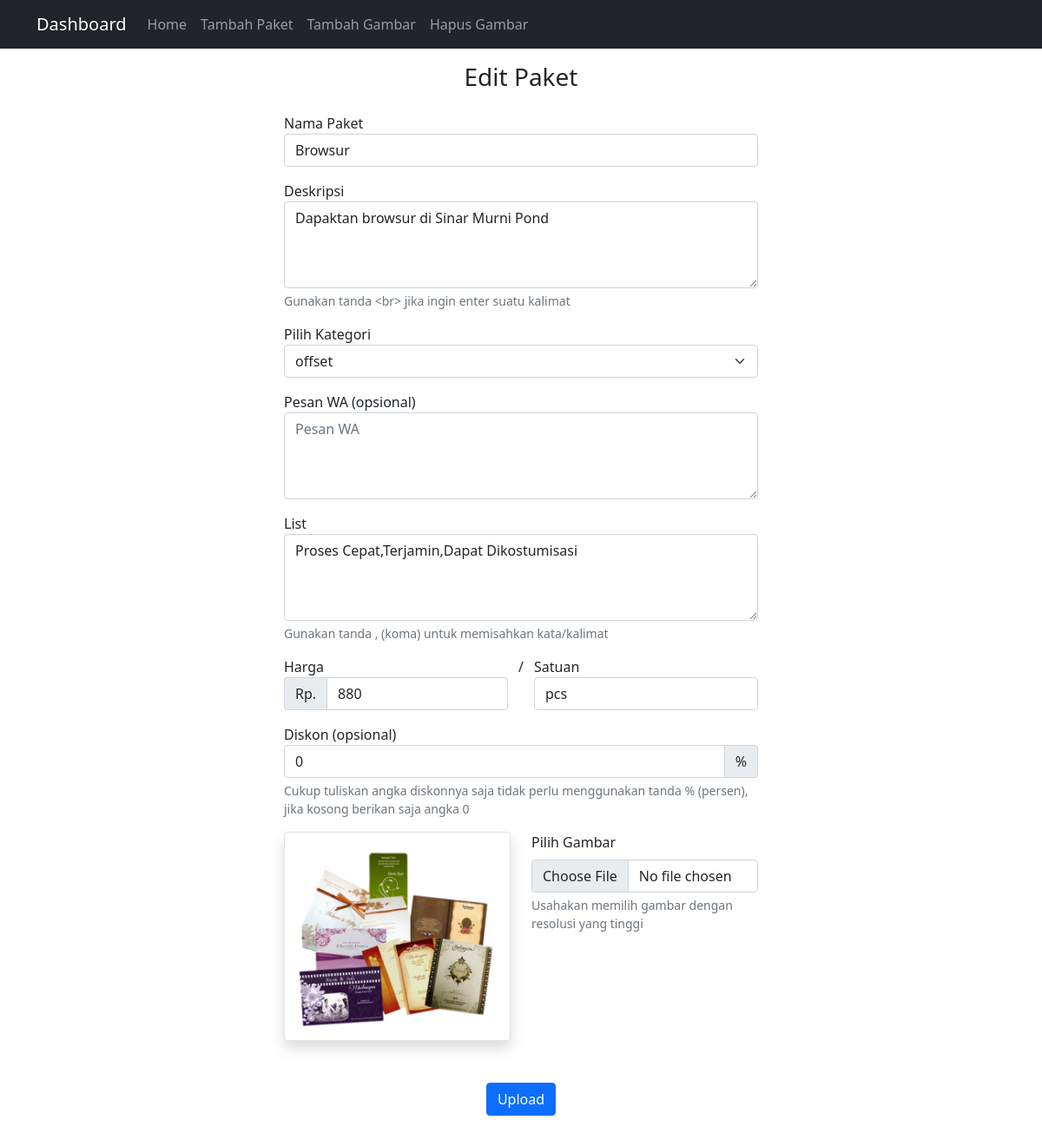
/admin/edit.php?id=12 (signed in), run on the app's committed database.
### tables this page shows
CREATE TABLE `daftarpaket` (
  `id` int(11) NOT NULL,
  `nama` varchar(50) NOT NULL,
  `deskripsi` text NOT NULL,
  `kategori` varchar(50) NOT NULL,
  `pesanwa` varchar(255) NOT NULL,
  `list` varchar(255) NOT NULL,
  `harga` int(11) NOT NULL,
  `satuan` varchar(50) NOT NULL,
  `diskon` int(11) NOT NULL,
  `image` varchar(255) NOT NULL
);

### admin/function.php (called while the page is built, shortened)
<?php
$conn = mysqli_connect("localhost", "root", "", "sinarmurni");
function query($query) {
	global $conn;
	$result = mysqli_query($conn, $query);
	$rows = [];
	while ( $row = mysqli_fetch_assoc($result) ) {
		$rows[] = $row;
	}
	return $rows;
}
 ?>

### admin/edit.php (the view, shortened to what this page needs)
<?php
require 'function.php';
$id = $_GET['id'];
$paket = query("SELECT * FROM daftarpaket WHERE id = $id")[0];
$display = explode('-', $paket['kategori']);
$select = end($display);
?>
<!doctype html>
<html lang="en">
  <head>
    <link href="https://cdn.jsdelivr.net/npm/bootstrap@5.1.3/dist/css/bootstrap.min.css" rel="stylesheet">
  </head>
  <body>
<nav class="navbar navbar-expand-lg navbar-dark bg-dark">
  <div class="container">
    <a class="navbar-brand" href="/sinar">Dashboard</a>
    <div class="collapse navbar-collapse" id="navbarSupportedContent">
      <ul class="navbar-nav me-auto mb-2 mb-lg-0">
        <li class="nav-item">
          <a class="nav-link" aria-current="page" href="index.php">Home</a>
        </li>
        <li class="nav-item">
          <a class="nav-link" href="tambah.php">Tambah Paket</a>
        </li>
        <li class="nav-item">
          <a class="nav-link" href="galery.php">Tambah Gambar</a>
        </li>
        <li class="nav-item">
          <a class="nav-link" href="image.php">Hapus Gambar</a>
        </li>
      </ul>
    </div>
  </div>
</nav>
<div class="container">
  <div class="row mt-3">
    <div class="col text-center">
      <h3>Edit Paket</h3>
    </div>
  </div>
  <div class="row mt-3 justify-content-center">
    <div class="col-md-6">
      <form action="" method="post" enctype="multipart/form-data">
        <div class="mb-3">
          <label for="nama">Nama Paket</label>
          <input type="text" name="nama" class="form-control" id="nama" value="<?= $paket['nama']; ?>">
        </div>
        <div class="mb-3">
          <label for="deskripsi">Deskripsi</label>
          <textarea class="form-control" name="deskripsi" id="deskripsi" style="height: 100px"><?= $paket['deskripsi']; ?></textarea>
          <div class="form-text">Gunakan tanda &lt;br&gt; jika ingin enter suatu kalimat</div>
        </div>
        <div class="mb-3">
          <label for="kategori">Pilih Kategori</label>
          <select class="form-select mb-3" name="kategori" aria-label="Default select example">
            <option selected value="<?= $paket['kategori'] ?>"><?= $select; ?></option>
          </select>
        </div>
        <div class="mb-3">
          <label for="pesan">Pesan WA (opsional)</label>
          <textarea class="form-control" name="pesan" placeholder="Pesan WA" id="pesan" style="height: 100px"><?= $paket['pesanwa']; ?></textarea>
        </div>
        <div class="mb-3">
          <label for="list">List</label>
          <textarea class="form-control" name="list" placeholder="list" id="list" style="height: 100px"><?= $paket['list']; ?></textarea>
          <div class="form-text">Gunakan tanda , (koma) untuk memisahkan kata/kalimat</div>
        </div>
        <div class="row">
          <div class="col">
            <label for="harga">Harga</label>
            <div class="input-group mb-3">
              <span class="input-group-text">Rp.</span>
              <input type="text" name="harga" placeholder="Harga" class="form-control" value="<?= $paket['harga']; ?>">
            </div>
          </div>
          /
          <div class="col">
            <label for="satuan">Satuan</label>
            <div class="input-group mb-3">
              <input type="text" name="satuan" placeholder="Contoh: pcs, lusin, box, paket, dll" class="form-control" value="<?= $paket['satuan']; ?>">
            </div>
          </div>
        </div>
        <div class="mb-3">
          <label for="diskon">Diskon (opsional)</label>
          <div class="input-group">
            <input type="text" name="diskon" placeholder="Diskon" class="form-control" value="<?= $paket['diskon']; ?>">
            <span class="input-group-text">%</span>
          </div>
          <div class="form-text">Cukup tuliskan angka diskonnya saja tidak perlu menggunakan tanda % (persen), jika kosong berikan saja angka 0</div>
        </div>
        <div class="row mb-3">
          <div class="col">
            <img src="../img/<?= $paket['image']; ?>" class="img-fluid img-thumbnail shadow" alt="">
          </div>
          <div class="col">
            <div class="mb-3">
              <label for="image" class="form-label">Pilih Gambar</label>
              <input class="form-control" type="file" name="image" id="image">
              <div class="form-text">Usahakan memilih gambar dengan resolusi yang tinggi</div>
            </div>
          </div>
        </div>
        <div class="mt-5 text-center">
          <button type="submit" class="btn btn-primary text-center mb-5" name="submit">Upload</button>
        </div>
      </form>
    </div>
  </div>
</div>
  </body>
</html>

### data on the page
daftarpaket: nama "Browsur", deskripsi "Dapaktan browsur di Sinar Murni Pond", list "Proses Cepat,Terjamin,Dapat Dikostumisasi", harga "880", satuan "pcs", diskon "0", image (picture)

### other printed values
form field kategori "offset"
